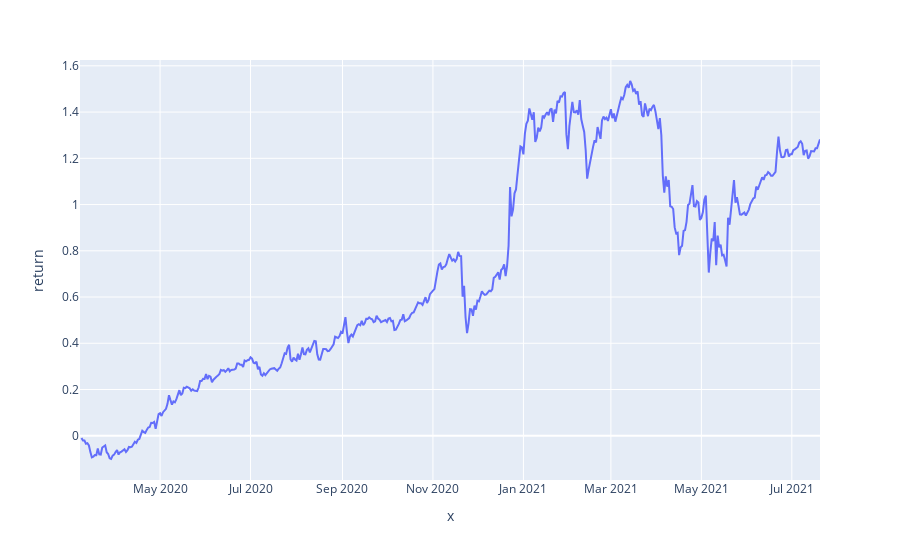

Notebook code cell kept with this figure:
### Code cell
from backtest import backtest

backtest(data, ['BTC','ETH'],['XRP','BCH','EOS'], True, True)

### Figure 1 — Plotly figure (JSON) as saved in the notebook; plotly's stock layout.template omitted (floating-point values rounded to 4 significant figures; data arrays with more than 128 entries replaced by an {"elided": "..."} marker saying what was removed)
{"data": [{"hoverlabel": {"namelength": 0}, "hovertemplate": "x=%{x}<br>return=%{y}", "legendgroup": "", "line": {"color": "#636efa", "dash": "solid"}, "mode": "lines", "name": "", "showlegend": false, "type": "scatter", "x": {"elided": "500 str values"}, "xaxis": "x", "y": {"elided": "500 float values"}, "yaxis": "y"}], "layout": {"legend": {"tracegroupgap": 0}, "margin": {"t": 60}, "xaxis": {"anchor": "y", "domain": [0, 1], "title": {"text": "x"}}, "yaxis": {"anchor": "x", "domain": [0, 1], "title": {"text": "return"}}}}
